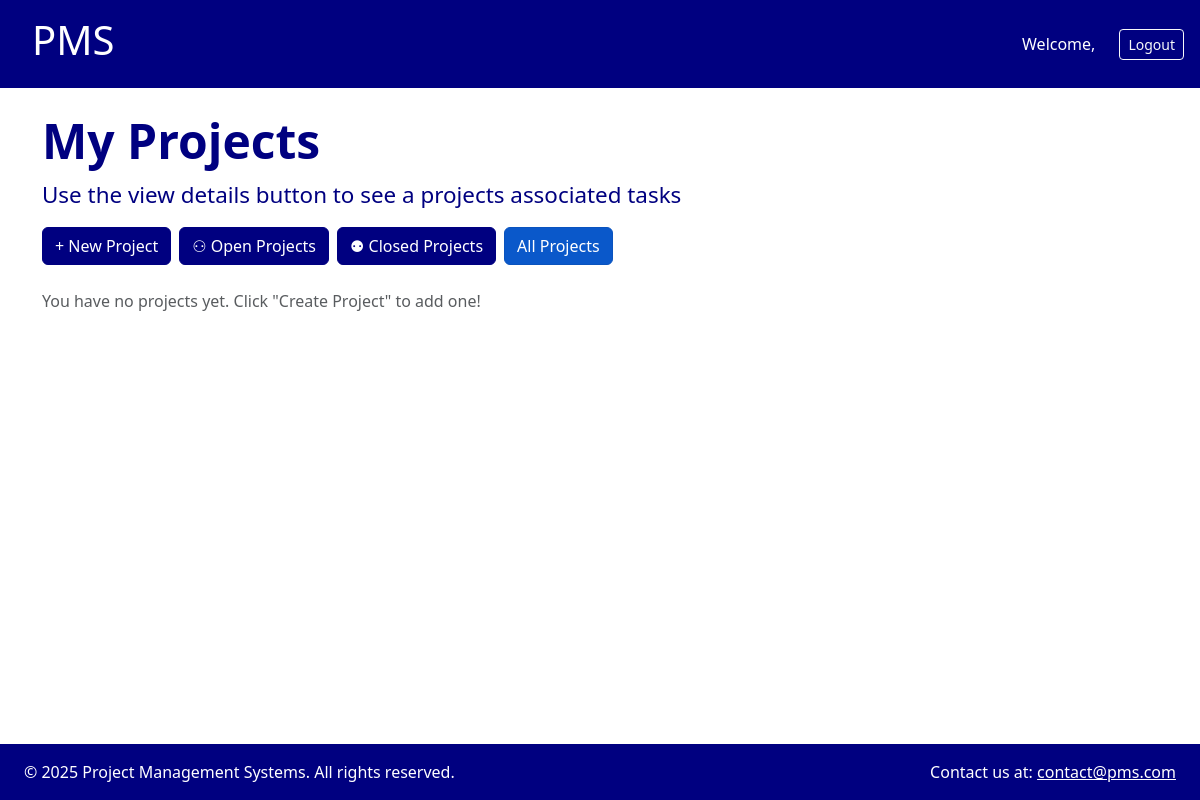
The page /projects/ (signed in) on the database as committed earlier.
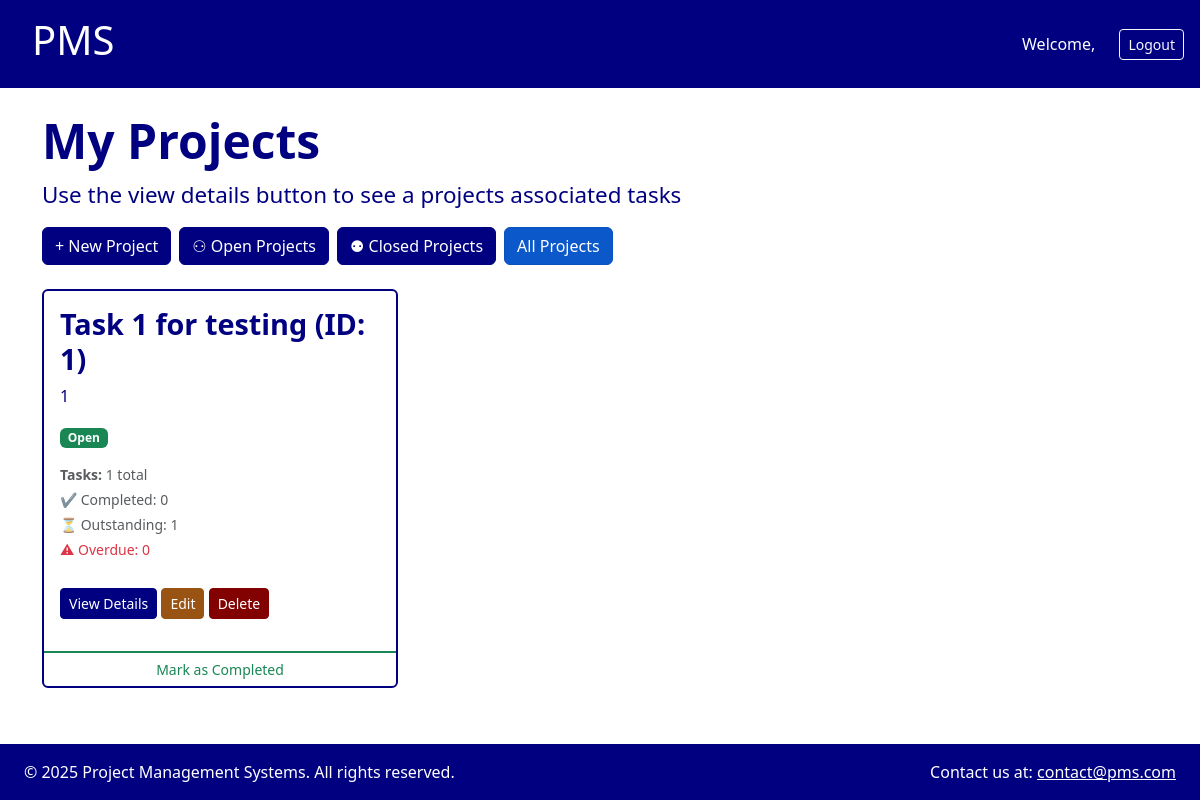
The same page on the database as committed later.
### projects/models.py (models this page shows, shortened)
class Project(models.Model):
    STATUS_CHOICES = [
        ('open', 'Open'),
        ('closed', 'Closed'),
    ]
    name = models.CharField(max_length=200)
    description = models.TextField()
    owner = models.ForeignKey(
        User, on_delete=models.CASCADE, related_name='projects') # If the user is deleted, delete their projects too
    status = models.CharField(
        max_length=10, choices=STATUS_CHOICES, default='open')
    start_date = models.DateField()
    end_date = models.DateField()
    previous_task_statuses = models.JSONField(null=True, blank=True)
    def update_task_counts(self):
        self.completed_count = self.tasks.filter(status="completed").count()
        self.outstanding_count = self.tasks.filter(
            status="outstanding").count()
        self.overdue_count = self.tasks.filter(status="overdue").count()
        self.total_tasks = self.tasks.count()

### projects/views.py (the view)
# urls.py: path('', views.project_list, name='project_list'),
@login_required
@never_cache
def project_list(request):
    status_filter = request.GET.get("status", "all")
    error_project_id = request.GET.get("error_project_id")
    error_message = request.GET.get("error_message")
    projects = Project.objects.filter(
        owner=request.user).prefetch_related("tasks")
    if status_filter in ["open", "closed"]:
        projects = projects.filter(status=status_filter)
    for project in projects:
        project.update_task_counts()
    context = {
        "projects": projects,
        "status_filter": status_filter,
        "error_project_id": error_project_id,
        "error_message": error_message,
    }
    return render(request, "projects/project_list.html", context)

### projects/templates/projects/project_list.html (shortened to what this page needs)
{% extends 'core/base_users.html' %}
{% load static %}
{% load widget_tweaks %}
{% block content %}
<div class="container my-4">
  <h2 class="mb-2">My Projects</h2>
  <p class="project_list_header_p">Use the view details button to see a projects associated tasks</p>
  <div class="mb-4 d-flex gap-2 flex-wrap">
    <a href="{% url 'project_create' %}" class="btn btn-primary">+ New Project</a>
    <a href="?status=open" class="btn btn-primary {% if status_filter == 'open' %}active{% endif %}">⚇ Open Projects</a>
    <a href="?status=closed" class="btn btn-primary {% if status_filter == 'closed' %}active{% endif %}">⚉ Closed
      Projects</a>
    <a href="?status=all" class="btn btn-primary {% if status_filter == 'all' %}active{% endif %}">All Projects</a>
  </div>
  <div class="row">
    {% if projects %}
    {% for project in projects %}
    <div class="col-md-6 col-lg-4 mb-4">
      <div class="card h-100 border-primary">
        <div class="card-body">
          <h3 class="card-title">{{ project.name }} (ID: {{ project.id }})</h3>
          <p class="card-text">
            {{ project.description|default:"No description"|truncatechars:100 }}
          </p>
          {% if project.status == "open" %}
          <span class="badge bg-success mb-3">Open</span>
          {% elif project.status == "closed" %}
          <span class="badge bg-secondary mb-3">Closed</span>
          {% endif %}
          <div class="small text-muted">
            <p class="mb-1 tasks-total"><strong>Tasks:</strong> {{ project.total_tasks }} total</p>
            <p class="mb-1 tasks-text-completed">✔ Completed: {{ project.completed_count }}</p>
            <p class="mb-1 tasks-text-outstanding">⏳ Outstanding: {{ project.outstanding_count }}</p>
            <p class="mb-1 text-danger">⚠ Overdue: {{ project.overdue_count }}</p>
          </div>
        </div>
        <div class="card-footer bg-transparent border-top-0">
          <a href="{% url 'project_detail' project.id %}" class="btn btn-sm btn-primary">View Details</a>
          <a href="{% url 'project_edit' project.id %}?next={% url 'project_list' %}"
            class="btn btn-sm btn-edit">Edit</a>
          <button type="button" class="btn btn-sm btn-secondary" data-bs-toggle="modal"
            data-bs-target="#deleteProjectModal{{ project.id }}">
            Delete
          </button>
        </div>
        {% if project.status == 'open' %}
        <a href="{% url 'project_toggle_complete' project.id %}" class="btn btn-sm only-top-border success mt-4"
          onclick="if (!confirm('close this project?')) { this.blur(); return false; }">Mark as Completed</a>
        {% else %}
        <a href="{% url 'project_toggle_complete' project.id %}" class="btn btn-sm only-top-border secondary mt-4"
          onclick="if (!confirm('re-open this project?')) { this.blur(); return false; }">Re-open Project</a>
        {% endif %}
      </div>
    </div>
    {% endfor %}
    {% else %}
    <p class="text-muted">You have no projects yet. Click "Create Project" to add one!</p>
    {% endif %}
  </div>
</div>
{% endblock %}

### core/templates/core/base_users.html (shortened to what this page needs)
{% load static %}
<!doctype html>
<html lang="en">
<head>
  <link href="https://cdn.jsdelivr.net/npm/bootstrap@5.3.8/dist/css/bootstrap.min.css" rel="stylesheet">
  <link href="https://cdn.jsdelivr.net/npm/bootstrap-icons@1.11.0/font/bootstrap-icons.css" rel="stylesheet">
  <link rel="stylesheet" href="{% static 'assets/stylesheets/base.css' %}">
  <link rel="stylesheet" href="{% static 'assets/stylesheets/authentication.css' %}">
  <link rel="stylesheet" href="{% static 'assets/stylesheets/homepage.css' %}">
  <link rel="stylesheet" href="{% static 'assets/stylesheets/components.css' %}">
</head>
<body>
  <nav class="navbar navbar-expand-md sticky-top">
    <h1 class="text-xl p-2 ms-4">
      {% if request.path != '/project_list/' %}
      <a href="{% url 'project_list' %}" class="navbar-pms" title="Go to projects dashboard">
        PMS
      </a>
      {% else %}
      PMS
      {% endif %}
    </h1>
    <div class="ms-auto d-none d-md-flex align-items-center">
      {% if request.user.is_authenticated %}
      <span class="text-white me-4">Welcome, {{ user.first_name }}</span>
      <a href="{% url 'logout' %}" class="btn btn-outline-light btn-sm me-3">Logout</a>
      {% else %}
      <a href="{% url 'login' %}" class="btn btn-outline-light btn-sm me-3">Login</a>
      <a href="{% url 'register' %}" class="btn btn-outline-light btn-sm">Register</a>
      {% endif %}
    </div>
  </nav>
  <main class="flex-grow-1">
    {% block content %}
    {% endblock %}
  </main>
  <footer class="footer d-flex flex-column flex-md-row justify-content-md-between align-items-center px-4 py-3">
    <p class="mb-0 text-center text-md-start">&copy; 2025 Project Management Systems. All rights reserved.</p>
    <p class="mb-0 text-center text-md-end mt-2 mt-md-0">
      Contact us at: <a href="mailto:contact@pms.com" class="text-white">contact@pms.com</a>
    </p>
  </footer>
</body>
</html>

### static/assets/stylesheets/base.css (style rules this page uses)
nav, footer { background-color: #000080; color: #ffffff; }
footer { padding: 1rem; text-align: center; }
.navbar-pms { color: #ffffff; text-decoration: none; }
html, body { height: 100%; margin: 0; }
body { display: flex; flex-direction: column; min-height: 100vh; }
main { flex: 1; }

### static/assets/stylesheets/authentication.css (style rules this page uses)
.border-primary { border-color: #000080 !important; border-width: 2px !important; }
.card-title { font-size: 1.8rem; color: #000080; }

### static/assets/stylesheets/components.css (style rules this page uses)
h2 { font-size: 3rem; color: #000080; font-weight: 600; }
h3 { color: #000080; font-weight: 600; }
.project_list_header_p { font-size: 1.4rem; color: #000080; }
.card-text { font-size: 1.0rem; color: #000080; }
.btn-primary { background-color: #000080; border-color: #000080; }
.btn-secondary { background-color: #820101; border-color: #820101; color: #fff; outline: none; box-shadow: none; }
.btn-edit { background-color: #995414; border-color: #995414; color: #ffffff; }
.only-top-border { border-top: 2px solid; border-left: none; border-right: none; border-bottom: none; border-radius: 0 !important; background-color: transparent; transition: all 0.3s ease; padding: 6px 12px; text-decoration: none; display: inline-block; }
.only-top-border.success { border-top-color: var(--bs-success); color: var(--bs-success); }

Rows that differ between the two databases and show on the page:
added Project: name "Task 1 for testing", id "1", description "1", status "Open", total_tasks "1", completed_count "0", outstanding_count "1", overdue_count "0"
Other text that changed with them:
text no longer shown: "You have no projects yet. Click \"Create Project\" to add one!"
